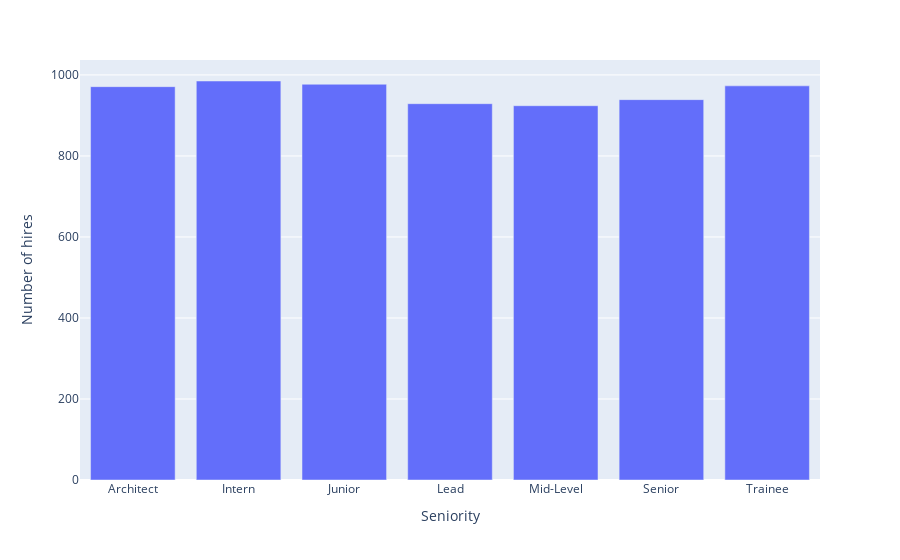

This figure's notebook cell:
### Code cell
# Hires by seniority (bar chart)
pt_hires_by_seniority = df_approved.pivot_table(index="Seniority",aggfunc="count")

hires_by_seniority_chart = px.bar(pt_hires_by_seniority, \
                             x=pt_hires_by_seniority.index, \
                             y="YOE", \
                             labels={"YOE":"Number of hires"}, \
                             orientation="v")
hires_by_seniority_chart.show()

### Figure 1 — Plotly figure (JSON) as saved in the notebook; plotly's stock layout.template omitted (floating-point values rounded to 4 significant figures)
{"data": [{"alignmentgroup": "True", "hovertemplate": "Seniority=%{x}<br>Number of hires=%{y}<extra></extra>", "legendgroup": "", "marker": {"color": "#636efa", "pattern": {"shape": ""}}, "name": "", "offsetgroup": "", "orientation": "v", "showlegend": false, "textposition": "auto", "type": "bar", "x": ["Architect", "Intern", "Junior", "Lead", "Mid-Level", "Senior", "Trainee"], "xaxis": "x", "y": [971, 985, 977, 929, 924, 939, 973], "yaxis": "y"}], "layout": {"barmode": "relative", "legend": {"tracegroupgap": 0}, "margin": {"t": 60}, "xaxis": {"anchor": "y", "domain": [0, 1], "title": {"text": "Seniority"}}, "yaxis": {"anchor": "x", "domain": [0, 1], "title": {"text": "Number of hires"}}}}
